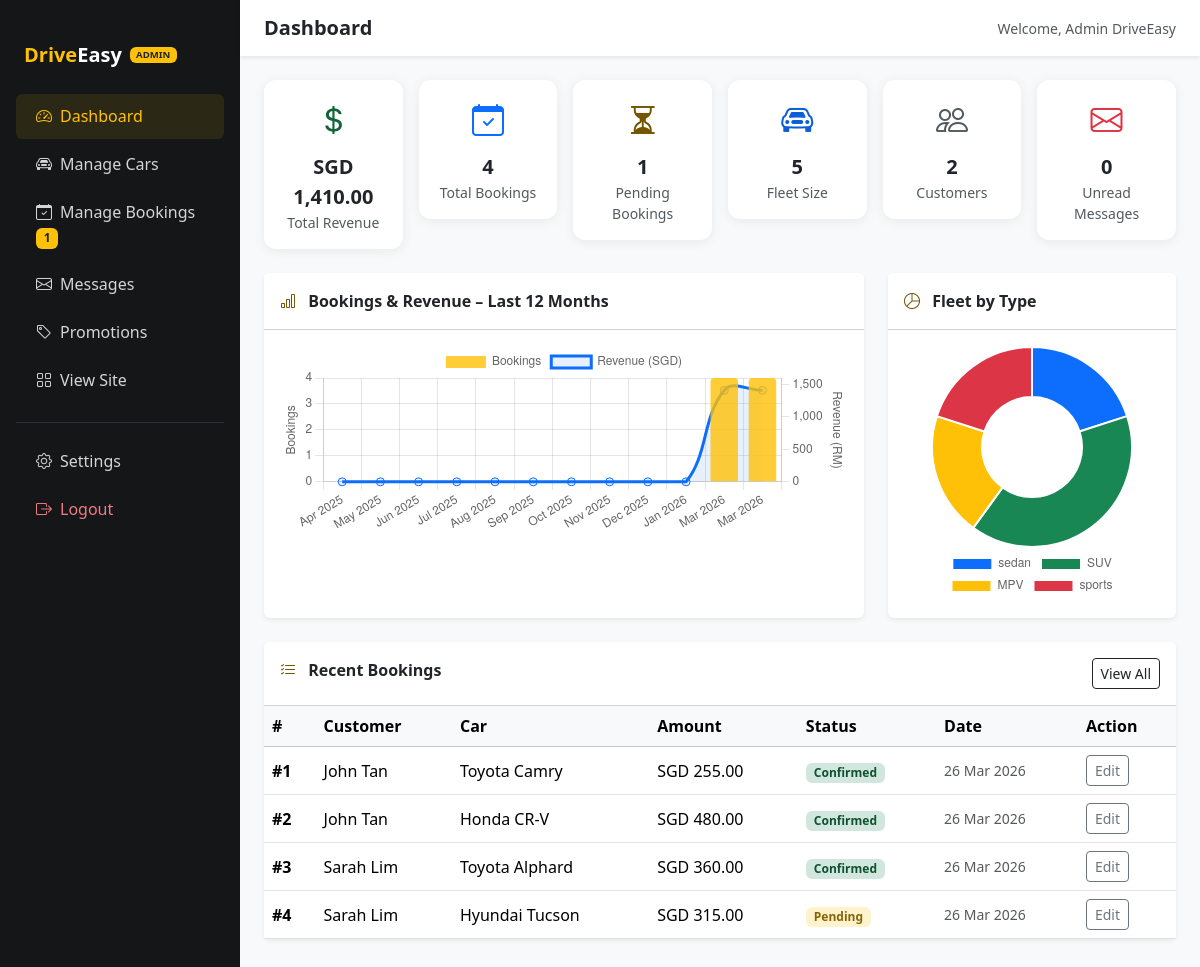
Page /admin/dashboard.php (signed in) on the committed database.
### tables this page shows
CREATE TABLE IF NOT EXISTS bookings (
    id              INT AUTO_INCREMENT PRIMARY KEY,
    user_id         INT           NOT NULL,
    car_id          INT           NOT NULL,
    pickup_location VARCHAR(150)  NOT NULL,
    start_date      DATE          NOT NULL,
    end_date        DATE          NOT NULL,
    total_cost      DECIMAL(10,2) NOT NULL,
    status          ENUM('pending','confirmed','cancelled') NOT NULL DEFAULT 'pending',
    promo_code      VARCHAR(30)   DEFAULT NULL,
    discount_amount DECIMAL(10,2) NOT NULL DEFAULT 0.00,
    notes           TEXT          DEFAULT NULL,
    created_at      TIMESTAMP DEFAULT CURRENT_TIMESTAMP,
    FOREIGN KEY (user_id) REFERENCES users(id)  ON DELETE CASCADE,
    FOREIGN KEY (car_id)  REFERENCES cars(id)   ON DELETE CASCADE
);

CREATE TABLE IF NOT EXISTS users (
    id            INT AUTO_INCREMENT PRIMARY KEY,
    name          VARCHAR(100)  NOT NULL,
    email         VARCHAR(150)  NOT NULL UNIQUE,
    password_hash VARCHAR(255)  NOT NULL,
    role          ENUM('user','admin') NOT NULL DEFAULT 'user',
    created_at    TIMESTAMP DEFAULT CURRENT_TIMESTAMP
);

CREATE TABLE IF NOT EXISTS cars (
    id            INT AUTO_INCREMENT PRIMARY KEY,
    brand         VARCHAR(50)   NOT NULL,
    model         VARCHAR(50)   NOT NULL,
    year          YEAR          NOT NULL,
    type          ENUM('sedan','SUV','MPV','sports') NOT NULL,
    daily_rate    DECIMAL(10,2) NOT NULL,
    status        ENUM('available','unavailable') NOT NULL DEFAULT 'available',
    image_path    VARCHAR(255)  DEFAULT 'assets/images/placeholder.jpg',
    description   TEXT,
    seats         TINYINT       NOT NULL DEFAULT 5,
    transmission  ENUM('automatic','manual') NOT NULL DEFAULT 'automatic',
    fuel_type     VARCHAR(30)   NOT NULL DEFAULT 'Petrol',
    mileage       VARCHAR(30)   DEFAULT 'Unlimited',
    created_at    TIMESTAMP DEFAULT CURRENT_TIMESTAMP
);

### includes/auth.php (called while the page is built, shortened)
<?php
function currentUserName(): string
{
    return htmlspecialchars($_SESSION['user_name'] ?? '', ENT_QUOTES, 'UTF-8');
}

### admin/dashboard.php (the view, shortened to what this page needs)
<?php
require_once dirname(__DIR__) . '/includes/db.php';
require_once dirname(__DIR__) . '/includes/auth.php';
$stats = [
    'total_cars'     => $pdo->query("SELECT COUNT(*) FROM cars")->fetchColumn(),
    'available_cars' => $pdo->query("SELECT COUNT(*) FROM cars WHERE status='available'")->fetchColumn(),
    'total_bookings' => $pdo->query("SELECT COUNT(*) FROM bookings")->fetchColumn(),
    'pending_books'  => $pdo->query("SELECT COUNT(*) FROM bookings WHERE status='pending'")->fetchColumn(),
    'total_users'    => $pdo->query("SELECT COUNT(*) FROM users WHERE role='user'")->fetchColumn(),
    'total_revenue'  => $pdo->query("SELECT COALESCE(SUM(total_cost),0) FROM bookings WHERE status!='cancelled'")->fetchColumn(),
    'unread_msgs'    => $pdo->query("SELECT COUNT(*) FROM contact_messages WHERE is_read=0")->fetchColumn(),
];
$recentBookings = $pdo->query(
    "SELECT b.id, b.status, b.total_cost, b.created_at,
            u.name AS customer, c.brand, c.model
     FROM bookings b
     JOIN users u ON u.id = b.user_id
     JOIN cars  c ON c.id = b.car_id
     ORDER BY b.created_at DESC
     LIMIT 8"
)->fetchAll();
$monthlyData = $pdo->query(
    "SELECT month_key,
            DATE_FORMAT(STR_TO_DATE(CONCAT(month_key,'-01'), '%Y-%m-%d'), '%b %Y') AS month_label,
            COUNT(*) AS booking_count,
            COALESCE(SUM(total_cost),0) AS revenue
     FROM (
        SELECT DATE_FORMAT(created_at, '%Y-%m') AS month_key,
               total_cost
        FROM bookings
        WHERE created_at >= DATE_SUB(CURDATE(), INTERVAL 12 MONTH)
     ) t
     GROUP BY month_key
     ORDER BY month_key ASC"
)->fetchAll();
$chartLabels   = [];
$chartCounts   = [];
$chartRevenue  = [];
$now = new DateTime();
for ($i = 11; $i >= 0; $i--) {
    $d = clone $now;
    $d->modify("-{$i} months");
    $key   = $d->format('Y-m');
    $label = $d->format('M Y');
    $chartLabels[]  = $label;
    $found = false;
    foreach ($monthlyData as $row) {
        if ($row['month_key'] === $key) {
            $chartCounts[]  = (int)$row['booking_count'];
            $chartRevenue[] = (float)$row['revenue'];
            $found = true;
            break;
        }
    }
    if (!$found) {
        $chartCounts[]  = 0;
        $chartRevenue[] = 0;
    }
}
$carTypeData = $pdo->query(
    "SELECT type, COUNT(*) as cnt FROM cars GROUP BY type"
)->fetchAll();
?>
<!DOCTYPE html>
<html lang="en">
<head>
    <link rel="stylesheet" href="https://cdn.jsdelivr.net/npm/bootstrap@5.3.2/dist/css/bootstrap.min.css">
    <link rel="stylesheet" href="https://cdn.jsdelivr.net/npm/bootstrap-icons@1.11.3/font/bootstrap-icons.min.css">
    <link rel="stylesheet" href="/assets/css/style.css">
</head>
<body>
<div class="d-flex" style="min-height:100vh;">
    <nav class="admin-sidebar d-none d-lg-flex flex-column" style="width:240px; flex-shrink:0;"
         aria-label="Admin navigation">
        <a href="/admin/dashboard.php" class="d-flex align-items-center gap-2 px-4 py-3 text-decoration-none mb-2">
            <span class="fw-bold fs-5">
                <span class="text-warning">Drive</span><span class="text-white">Easy</span>
            </span>
            <span class="badge bg-warning text-dark" style="font-size:0.6rem;">ADMIN</span>
        </a>
        <div class="px-3">
            <ul class="nav flex-column">
                <li class="nav-item">
                    <a class="nav-link active" href="/admin/dashboard.php">
                        <i class="bi bi-speedometer2 me-2" aria-hidden="true"></i>Dashboard
                    </a>
                </li>
                <li class="nav-item">
                    <a class="nav-link" href="/admin/manage-cars.php">
                        <i class="bi bi-car-front me-2" aria-hidden="true"></i>Manage Cars
                    </a>
                </li>
                <li class="nav-item">
                    <a class="nav-link" href="/admin/manage-bookings.php">
                        <i class="bi bi-calendar-check me-2" aria-hidden="true"></i>Manage Bookings
                        <?php if ($stats['pending_books'] > 0): ?>
                        <span class="badge bg-warning text-dark ms-auto">
                            <?= (int)$stats['pending_books'] ?>
                        </span>
                        <?php endif; ?>
                    </a>
                </li>
                <li class="nav-item">
                    <a class="nav-link" href="/admin/manage-messages.php">
                        <i class="bi bi-envelope me-2" aria-hidden="true"></i>Messages
                    </a>
                </li>
                <li class="nav-item">
                    <a class="nav-link" href="/admin/manage-promotion.php">
                        <i class="bi bi-tag me-2" aria-hidden="true"></i>Promotions
                    </a>
                </li>
                <li class="nav-item">
                    <a class="nav-link" href="/fleet.php">
                        <i class="bi bi-grid me-2" aria-hidden="true"></i>View Site
                    </a>
                </li>
            </ul>
            <hr class="border-secondary my-3">
            <ul class="nav flex-column">
                <li class="nav-item">
                    <a class="nav-link" href="/profile.php">
                        <i class="bi bi-gear me-2" aria-hidden="true"></i>Settings
                    </a>
                </li>
                <li class="nav-item">
                    <a class="nav-link text-danger" href="/logout.php">
                        <i class="bi bi-box-arrow-right me-2" aria-hidden="true"></i>Logout
                    </a>
                </li>
            </ul>
        </div>
    </nav>
    <div class="flex-grow-1 bg-light">
        <header class="bg-white shadow-sm px-4 py-3 d-flex justify-content-between align-items-center sticky-top">
            <div class="d-flex align-items-center gap-3">
                <h1 class="h5 mb-0 fw-bold">Dashboard</h1>
            </div>
            <div class="d-flex align-items-center gap-3">
                <span class="small text-muted">
                    Welcome, <?= currentUserName() ?>
                </span>
            </div>
        </header>
        <main class="p-4">
            <div class="row g-3 mb-4">
                <?php
                $statCards = [
                    ['Total Revenue',   'SGD '.number_format((float)$stats['total_revenue'],2), 'bi-currency-dollar', 'success', '/admin/manage-bookings.php'],
                    ['Total Bookings',  $stats['total_bookings'],  'bi-calendar-check',  'primary', '/admin/manage-bookings.php'],
                    ['Pending Bookings',$stats['pending_books'],   'bi-hourglass-split', 'warning', '/admin/manage-bookings.php?status=pending'],
                    ['Fleet Size',      $stats['total_cars'],      'bi-car-front',       'info',    '/admin/manage-cars.php'],
                    ['Customers',       $stats['total_users'],     'bi-people',          'secondary','/index.php'],
                    ['Unread Messages', $stats['unread_msgs'],     'bi-envelope',        'danger',  '/admin/manage-messages.php'],
                ];
                foreach ($statCards as $sc): ?>
                <div class="col-6 col-md-4 col-xl-2">
                    <a href="<?= $sc[4] ?>" class="text-decoration-none">
                        <div class="card admin-stat-card text-center p-3">
                            <i class="bi <?= $sc[2] ?> fs-2 text-<?= $sc[3] ?> mb-2"
                               aria-hidden="true"></i>
                            <div class="fw-bold fs-5"><?= htmlspecialchars((string)$sc[1]) ?></div>
                            <div class="text-muted small"><?= htmlspecialchars($sc[0]) ?></div>
                        </div>
                    </a>
                </div>
                <?php endforeach; ?>
            </div>
            <div class="row g-4 mb-4">
                <div class="col-12 col-lg-8">
                    <div class="card border-0 shadow-sm h-100">
                        <div class="card-header bg-white fw-bold py-3">
                            <i class="bi bi-bar-chart me-2" style="color:#735500;" aria-hidden="true"></i>
                            Bookings &amp; Revenue – Last 12 Months
                        </div>
                        <div class="card-body">
                            <canvas id="bookingsChart" aria-label="Bookings per month bar chart"
                                    role="img" height="100"></canvas>
                        </div>
                    </div>
                </div>
                <div class="col-12 col-lg-4">
                    <div class="card border-0 shadow-sm h-100">
                        <div class="card-header bg-white fw-bold py-3">
                            <i class="bi bi-pie-chart me-2" style="color:#735500;" aria-hidden="true"></i>
                            Fleet by Type
                        </div>
                        <div class="card-body d-flex align-items-center justify-content-center">
                            <canvas id="fleetChart" aria-label="Fleet type doughnut chart"
                                    role="img" width="200" height="200"></canvas>
                        </div>
                    </div>
                </div>
            </div>
            <div class="card border-0 shadow-sm mb-4">
                <div class="card-header bg-white fw-bold py-3 d-flex justify-content-between">
                    <span>
                        <i class="bi bi-list-check me-2" style="color:#735500;" aria-hidden="true"></i>
                        Recent Bookings
                    </span>
                    <a href="/admin/manage-bookings.php" class="btn btn-sm btn-outline-dark">
                        View All
                    </a>
                </div>
                <div class="card-body p-0">
                    <div class="table-responsive">
                        <table class="table table-hover align-middle mb-0">
                            <thead class="table-light">
                                <tr>
                                    <th scope="col">#</th>
                                    <th scope="col">Customer</th>
                                    <th scope="col">Car</th>
                                    <th scope="col">Amount</th>
                                    <th scope="col">Status</th>
                                    <th scope="col">Date</th>
                                    <th scope="col">Action</th>
                                </tr>
                            </thead>
                            <tbody>
                                <?php foreach ($recentBookings as $b): ?>
                                <tr>
                                    <td class="fw-semibold">#<?= (int)$b['id'] ?></td>
                                    <td><?= htmlspecialchars($b['customer']) ?></td>
                                    <td><?= htmlspecialchars($b['brand'] . ' ' . $b['model']) ?></td>
                                    <td>SGD <?= number_format((float)$b['total_cost'], 2) ?></td>
                                    <td>
                                        <span class="badge status-<?= htmlspecialchars($b['status']) ?> px-2 py-1 text-capitalize">
                                            <?= htmlspecialchars($b['status']) ?>
                                        </span>
                                    </td>
                                    <td class="text-muted small">
                                        <?= htmlspecialchars(date('d M Y', strtotime($b['created_at']))) ?>
                                    </td>
                                    <td>
                                        <a href="/admin/manage-bookings.php?edit=<?= (int)$b['id'] ?>"
                                           class="btn btn-xs btn-outline-secondary btn-sm"
                                           aria-label="Edit booking #<?= (int)$b['id'] ?>">
                                            Edit
                                        </a>
                                    </td>
                                </tr>
                                <?php endforeach; ?>
                            </tbody>
                        </table>
                    </div>
                </div>
            </div>
        </main></div></div>
<script>
// ── Bookings & Revenue Bar Chart ──────────────────────────
const bCtx = document.getElementById('bookingsChart').getContext('2d');
new Chart(bCtx, {
    type: 'bar',
    data: {
        labels: <?= json_encode($chartLabels) ?>,
        datasets: [
            {
                label: 'Bookings',
                data: <?= json_encode($chartCounts) ?>,
                backgroundColor: 'rgba(255, 193, 7, 0.8)',
                borderRadius: 4,
                yAxisID: 'y',
            },
            {
                label: 'Revenue (SGD)',
                data: <?= json_encode($chartRevenue) ?>,
                type: 'line',
                borderColor: '#0d6efd',
                backgroundColor: 'rgba(13,110,253,0.1)',
                fill: true,
                tension: 0.4,
                yAxisID: 'y1',
                pointRadius: 4,
            }
        ]
    },
    options: {
        responsive: true,
        interaction: { mode: 'index', intersect: false },
        plugins: {
            legend: { position: 'top' },
            tooltip: {
                callbacks: {
                    label: ctx => ctx.datasetIndex === 1
                        ? ' SGD ' + ctx.raw.toFixed(2)
                        : ' ' + ctx.raw + ' booking(s)'
                }
            }
        },
        scales: {
            y:  { beginAtZero: true, title: { display: true, text: 'Bookings' }, ticks: { stepSize: 1 } },
            y1: { beginAtZero: true, position: 'right', title: { display: true, text: 'Revenue (RM)' },
                  grid: { drawOnChartArea: false } },
        }
    }
});
// ── Fleet Doughnut Chart ──────────────────────────────────
const fCtx = document.getElementById('fleetChart').getContext('2d');
new Chart(fCtx, {
    type: 'doughnut',
    data: {
        labels: <?= json_encode(array_column($carTypeData, 'type')) ?>,
        datasets: [{
            data:  <?= json_encode(array_column($carTypeData, 'cnt')) ?>,
            backgroundColor: ['#0d6efd','#198754','#ffc107','#dc3545'],
            hoverOffset: 8,
        }]
    },
    options: {
        responsive: true,
        plugins: {
            legend: { position: 'bottom' }
        }
    }
});
</script>
</body>
</html>

### rows in the picture
bookings: id "1", user.name "John Tan", car.model "Toyota Camry", total_cost "255.00", status "Confirmed", created_at "26 Mar 2026"
bookings: id "2", user.name "John Tan", car.model "Honda CR-V", total_cost "480.00", status "Confirmed", created_at "26 Mar 2026"
bookings: id "3", user.name "Sarah Lim", car.model "Toyota Alphard", total_cost "360.00", status "Confirmed", created_at "26 Mar 2026"
bookings: id "4", user.name "Sarah Lim", car.model "Hyundai Tucson", total_cost "315.00", status "Pending", created_at "26 Mar 2026"

### other values in the picture
$stats['pending_books'] "1"
currentUserName() "Admin DriveEasy"
$sc[1] "SGD 1,410.00"
$sc[0] "Total Revenue"
$sc[1] "4"
$sc[0] "Total Bookings"
$sc[1] "1"
$sc[0] "Pending Bookings"
$sc[1] "5"
$sc[0] "Fleet Size"
$sc[1] "2"
$sc[0] "Customers"
$sc[1] "0"
$sc[0] "Unread Messages"
chart data {{ json_encode($chartCounts) }} [0,0,0,0,0,0,0,0,0,0,4,4]
